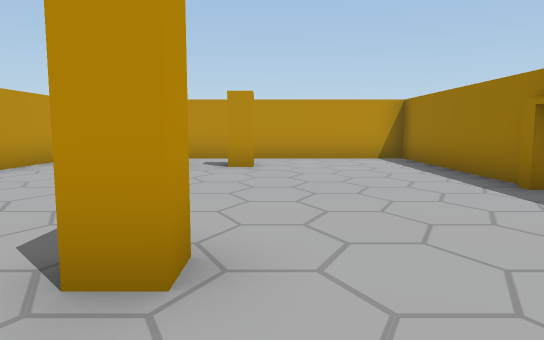
View 1 (above)

16 first-person views from a walk through a Unity game level. The camera is 1.5 m above the floor, tilts 6° down and sees 70° across. Doors are open. The floor is counted in squares, 2 m on a side. Each view is taken from the middle of a square. On the plan, view 1 faces up. The plan holds only what a view shows up to about 12 squares ahead; the rest is blank. The place goes on beyond the plan. Some animated figures are not drawn. Some surface patterns are stand-ins.

View 2
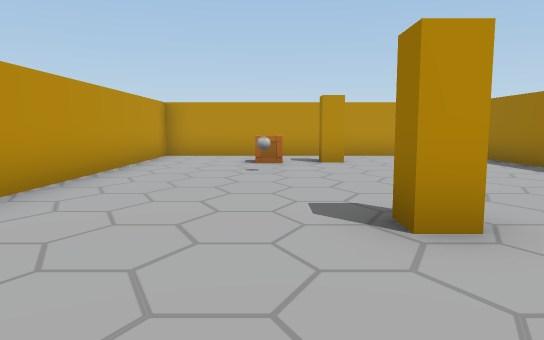

View 3
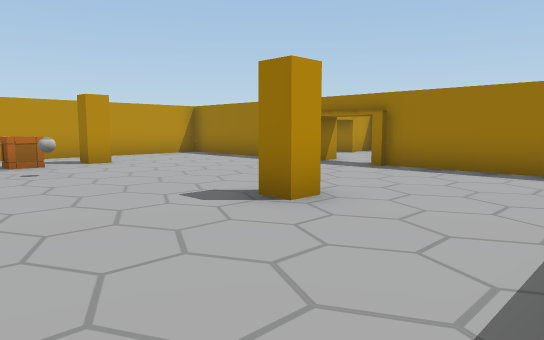

View 4
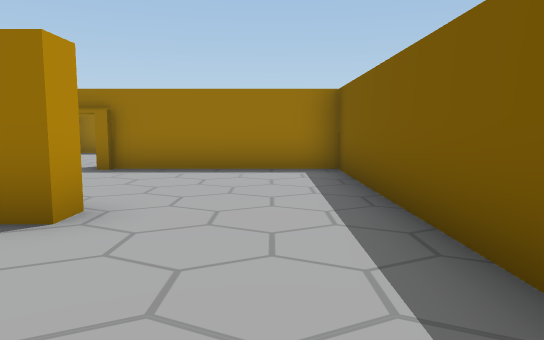

View 5
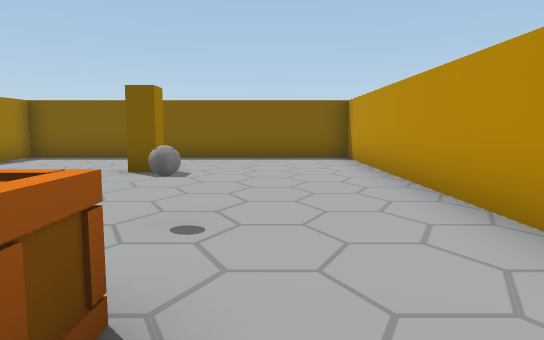

View 6
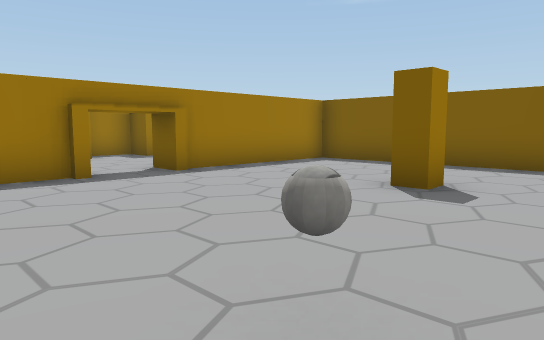

View 7
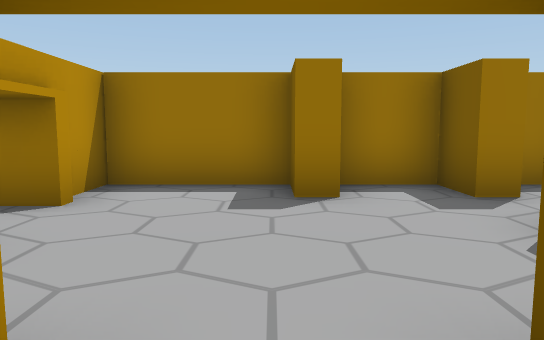

View 8
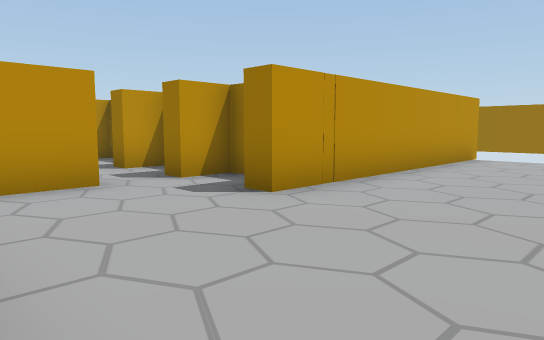

View 9
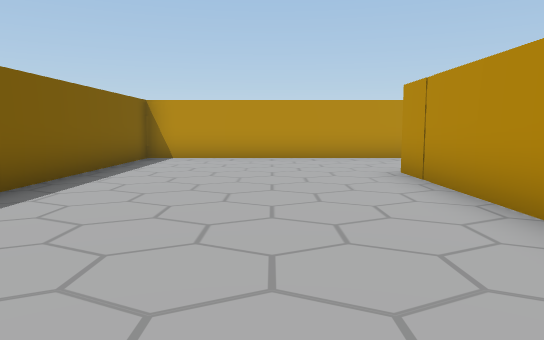

View 10
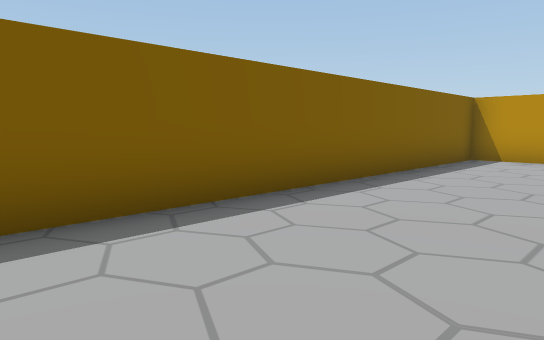

View 11
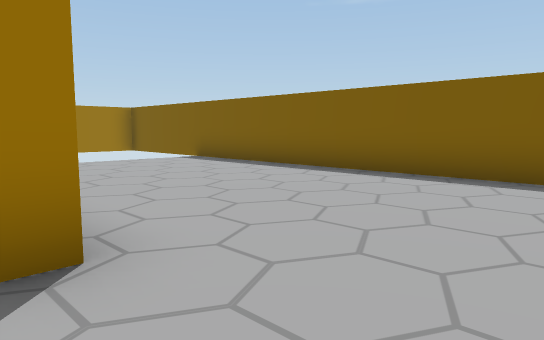

View 12
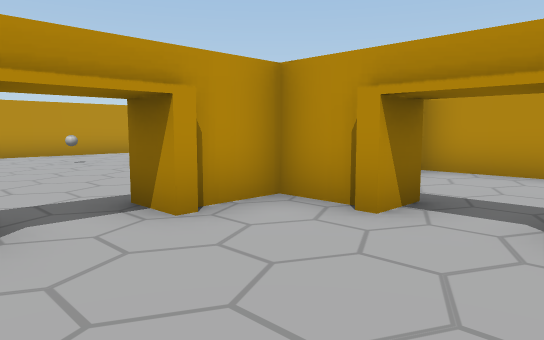

View 13
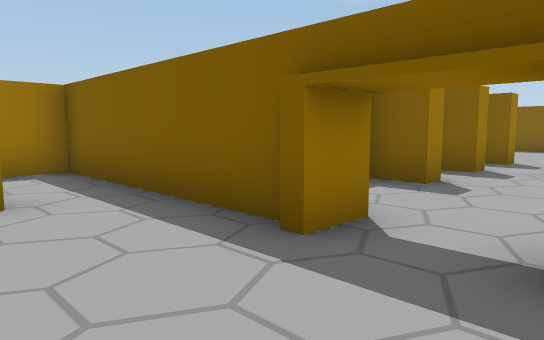

View 14
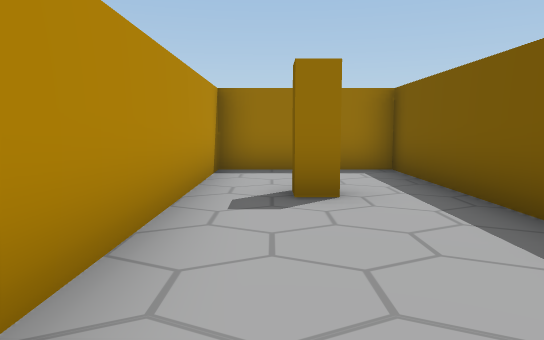

View 15
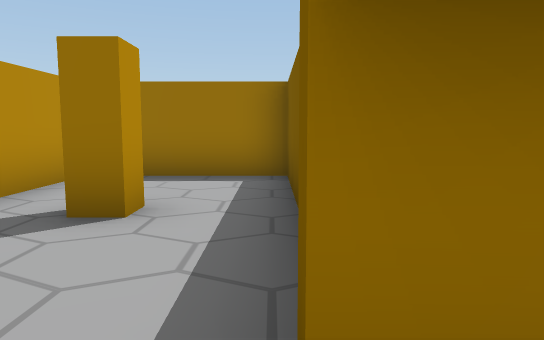

View 16
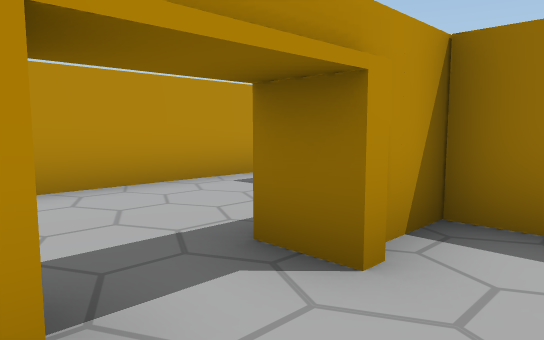

### Floor plan
Points are (right, up) in squares from view 1. A wall is a line through its corners. A room is listed if a view was taken in it or the views show most of it. See-through windows are left out.
Room 1 (views 1, 2, 3, 4, 5, 6, 7)
walls: (3.4, 4.8) (3.4, 10) (-5, 10) (-5, -1.3) (3.4, -1.3) (3.4, 3.3)
ways out: opening at (4, 4) to room 2
objects: ball (-2, 6); crate (-2, 8); other object (-1, 2); other object (-1, 8)
Room 2 (views 8, 9, 10, 11, 12, 15, 16)
walls: (6, 1.2) (4.9, 1.2); (3.9, 0.5) (3.9, -6.2) (15.5, -6.2); (8.3, 4.6) (8.3, 6.2) (7.2, 6.2); (14.5, -0.7) (8.4, -0.7); (3.4, 3.3) (4.1, 3.3); (6.8, 6) (6.8, 7); (5, 6.2) (3.9, 6.2) (3.9, 4.8) (3.4, 4.8); (5.3, 7) (5.3, 6)
ways out: opening at (4, 4) to room 1; opening at (6, 7) to room 3
objects: other object (8, 0); other object (8, 2); other object (8, 4)
Room 3 (views 13, 14)
walls: (7.1, 6.7) (12.2, 6.7) (12.2, 10) (3.9, 10)
ways out: opening at (6, 7) to room 2
objects: other object (9, 9)

Positions as (right, up) in squares from view 1, and headings:
1: (0, 0), facing up
2: (-2, -1), facing up
3: (-4, -1), facing up-right
4: (-4, 0), facing right
5: (-3, 9), facing down
6: (-3, 7), facing down-right
7: (3, 4), facing right
8: (4, -4), facing up-right
9: (14, -3), facing left
10: (14, -3), facing down-left
11: (5, 0), facing down-right
12: (7, 3), facing up-left
13: (5, 9), facing down-right
14: (5, 9), facing right
15: (6, 7), facing right
16: (5, 5), facing up-right
